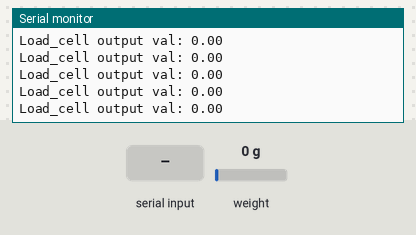
Simulated run of this sketch. Board: Arduino Uno, built with avr-gcc and run on an emulated ATmega328P. Shown: the last lines printed to the serial monitor. Inputs (shaded band) come from the test bench; at power-on: weight on the scale 0 g.

Above: at 3.6 s.
3.7 s: "t" received over Serial
5.2 s: weight on the scale set to 100 g
At 5.22 s:
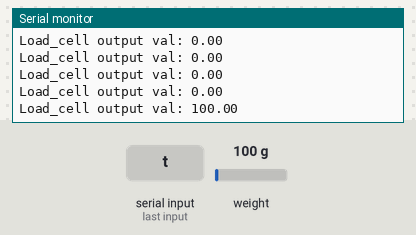
6.7 s: weight on the scale set to 1250 g
At 6.72 s:
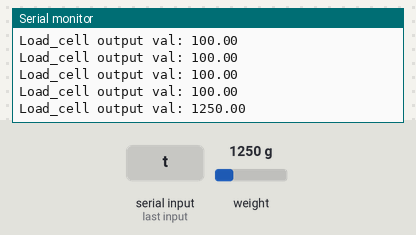
Timing chart, 0 to 9.7 s (numbered marks = the images above; inputs shaded):
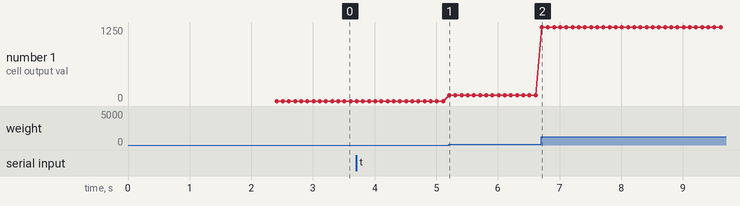

The sketch:

Read_1x_load_cell_517.ino
```cpp
/*
   -------------------------------------------------------------------------------------
   HX711_ADC
   Arduino library for HX711 24-Bit Analog-to-Digital Converter for Weight Scales
   Olav Kallhovd sept2017
   -------------------------------------------------------------------------------------
*/

/*
   Settling time (number of samples) and data filtering can be adjusted in the config.h file
   For calibration and storing the calibration value in eeprom, see example file "Calibration.ino"

   The update() function checks for new data and starts the next conversion. In order to acheive maximum effective
   sample rate, update() should be called at least as often as the HX711 sample rate; >10Hz@10SPS, >80Hz@80SPS.
   If you have other time consuming code running (i.e. a graphical LCD), consider calling update() from an interrupt routine,
   see example file "Read_1x_load_cell_interrupt_driven.ino".

   This is an example sketch on how to use this library
*/

#include <HX711_ADC.h>
#if defined(ESP8266)|| defined(ESP32) || defined(AVR)
#include <EEPROM.h>
#endif

//pins:
const int HX711_dout = A2; //mcu > HX711 dout pin
const int HX711_sck = A3; //mcu > HX711 sck pin

//HX711 constructor:
HX711_ADC LoadCell(HX711_dout, HX711_sck);

const int calVal_eepromAdress = 0;
unsigned long t = 0;

void setup() {
  Serial.begin(38400); delay(10);
  Serial.println();
  Serial.println("Starting...");

  LoadCell.begin();
  float calibrationValue; // calibration value (see example file "Calibration.ino")
  //calibrationValue = -220.01; // uncomment this if you want to set the calibration value in the sketch
#if defined(ESP8266)|| defined(ESP32)
  //EEPROM.begin(512); // uncomment this if you use ESP8266/ESP32 and want to fetch the calibration value from eeprom
#endif
  EEPROM.get(calVal_eepromAdress, calibrationValue); // uncomment this if you want to fetch the calibration value from eeprom

  unsigned long stabilizingtime = 2000; // preciscion right after power-up can be improved by adding a few seconds of stabilizing time
  boolean _tare = true; //set this to false if you don't want tare to be performed in the next step
  LoadCell.start(stabilizingtime, _tare);
  if (LoadCell.getTareTimeoutFlag()) {
    Serial.println("Timeout, check MCU>HX711 wiring and pin designations");
    while (1);
  }
  else {
    LoadCell.setCalFactor(calibrationValue); // set calibration value (float)
    Serial.println("Startup is complete");
  }
}

void loop() {
  static boolean newDataReady = 0;
  const int serialPrintInterval = 0; //increase value to slow down serial print activity

  // check for new data/start next conversion:
  if (LoadCell.update()) newDataReady = true;

  // get smoothed value from the dataset:
  if (newDataReady) {
    if (millis() > t + serialPrintInterval) {
      float i = LoadCell.getData();
      Serial.print("Load_cell output val: ");
      Serial.println(i);
      newDataReady = 0;
      t = millis();
    }
  }

  // receive command from serial terminal, send 't' to initiate tare operation:
  if (Serial.available() > 0) {
    char inByte = Serial.read();
    if (inByte == 't') LoadCell.tareNoDelay();
    if (inByte == 'r') {
      float known_mass = 1000.0;
      LoadCell.tare();
       //place known mass
       LoadCell.refreshDataSet();
       float newCalibrationValue = LoadCell.getNewCalibration(known_mass);
    }
  }

  // check if last tare operation is complete:
  if (LoadCell.getTareStatus() == true) {
    Serial.println("Tare complete");
  }

}
```

Measured:
- after the input at 5.2 s, the serial monitor: prints a new line at once (image 1)
- after the input at 6.7 s, the serial monitor: prints a new line at once (image 2)
- plotted number 1: 0 → 100 after the input at 5.2 s, 100 → 1250 after the input at 6.7 s
